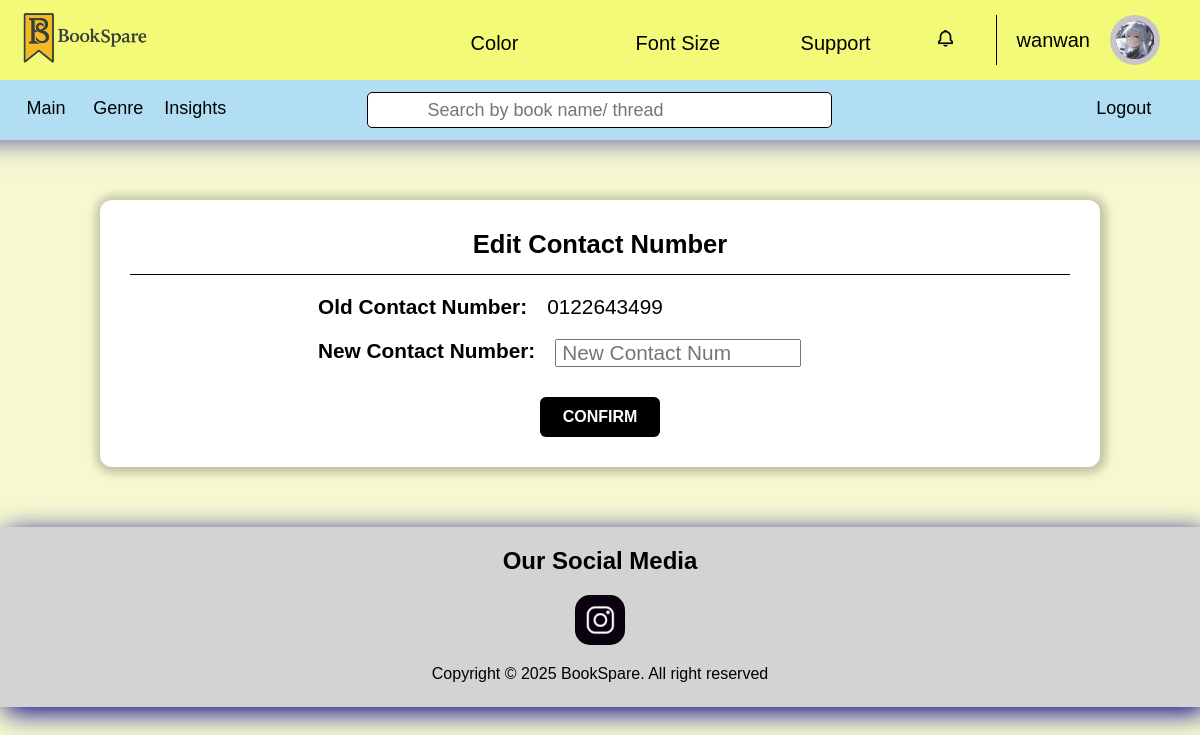
The app's page /profileEdit/editContact.php (signed in) with its own data.
### tables this page shows
CREATE TABLE `reader_user` (
  `readerID` int(11) NOT NULL,
  `username` varchar(30) NOT NULL,
  `email` varchar(70) NOT NULL,
  `phone` varchar(15) NOT NULL,
  `country` varchar(75) NOT NULL,
  `dateOfBirth` date NOT NULL,
  `password` varchar(255) DEFAULT NULL,
  `avatar` varchar(255) DEFAULT NULL
);

### profileEdit/editContact.php (the view, shortened to what this page needs)
<?php
require("../database/database.php");
$username = $_SESSION['username'];
$email = $_SESSION['email'];
$contact = $_SESSION['contact'];
$sql = "SELECT * FROM Reader_User WHERE username = '$username'
OR email = '$email' OR phone = '$contact'";
$runSQL = $conn->query($sql);
$user = $runSQL->fetch_assoc();
$showPHPHandle = ($_SERVER['REQUEST_METHOD'] === "POST");
?>
<!DOCTYPE html>
<html lang="en" data-themeColor="defaultColor" data-fontSize="defaultFontSize">
<head>
</head>
<body>
    <?php include("header.php"); ?>
    <main style="<?php echo $showPHPHandle ? 'display: none;' : 'display: block;'; ?>">
        <div class="edit-container">
            <div class="edit-header">
                <h2
                    style="text-align: center; font-size: 1.6em;">Edit Contact Number
                </h2>
            </div>
            <form class="formEdit" action="<?php echo htmlspecialchars($_SERVER["PHP_SELF"]); ?>" method="post">
                <p>
                    Old Contact Number: <label for="" style="font-weight: normal;"><?php echo $user['phone']; ?></label>
                </p>
                <p>
                    New Contact Number: <label for="" style="font-weight: normal;"><input type="text" placeholder="New Contact Num" id="contact" name="contact" autofocus required></label>
                </p>
                <input type="submit" class="confirm-btn" value="CONFIRM" id="confirmBtn">
            </form>
        </div>
    </main>
</body>
</html>

### profileEdit/header.php (shortened to what this page needs)
<!DOCTYPE html>
<html lang="en" data-themeColor="defaultColor" data-fontSize="defaultFontSize">
<head>
</head>
<body>
    <header>
        <div id="firstHeader">
            <a href="../main.php" id="logo"><img src="../image/logoTitle.png" alt="logo" id="logoImage"></a>
            <nav>
                <div>
                    <span class="colorButton"><label for="color">Color<box-icon name='chevron-down'
                                class="downArrow"></box-icon></label></span>
                </div>
                <div>
                    <span class="fontSizeButton"><label for="fontSize">Font Size<box-icon name='chevron-down'
                                class="downArrow"></box-icon></label></span>
                </div>
                <div>
                    <span class="supportButton"><label for="support">Support<box-icon name='chevron-down'
                                class="downArrow"></box-icon></label></span>
                </div>
                <div>
                    <span class="notificationButton"><label for="notification"><i class='bx  bx-bell' ></i> </label></span>
                </div>
                <div>
                    <span class="profile">
                        <?php echo $user['username']; ?>
                        <a>
                        <?php
                            if ($user['avatar'] == null) {
                                echo $user['username'][0];
                            } else {
                                echo "<img src=../".$user['avatar']." alt='Profile Image'>";
                            }
                        ?>
                        </a>
                    </span>
                </div>
            </nav>
        </div>
        <div id="secondHeader">
            <nav>
                <a href="../main.php"><label for="">Main</label></a>
                <a href="../genre.php"><label for="">Genre</label></a>
                <a href="../barChart.php"><label for="">Insights</label></a>
            </nav>
            <form method="POST" action="../search.php" class="headerForm">
                <box-icon name='search-alt'></box-icon>
                <input type="text" placeholder="Search by book name/ thread" name="search">
            </form>
            <nav>
                <a href="../logout.php"><label for="main">Logout</label></a>
            </nav>
        </div>
    </header>
</body>
</html>

### style.css (style rules this page uses)
:root { --bodyBgColor: #f6f8d0; --firstHeaderBgColor: #f3fa78; --firstHeaderBoxShadow: 1px 1px 30px 53px darkblue; --secondHeaderBgColor: #b1def2; --footerBgColor: lightgray; --footerBoxShadow: 5px 5px 25px 0.5px darkblue; --footerColor: black; --headerAnchor: black; --headerSpan: black; --iconColor: black; --fontSize: 1em; --fontSizeTitle: 1.5em; --navLabelBorderSize: 165px; transition: 0.2s; }
html { font-size: 16px; }
* { box-sizing: border-box; margin: 0; padding: 0; font-size: var(--fontSize); user-select: none; font-family:'Gill Sans', 'Gill Sans MT', Calibri, 'Trebuchet MS', sans-serif }
body { background-color: var(--bodyBgColor); }
header { display: flex; flex-direction: column; user-select: none; top: 0; position: sticky; z-index: 999; }
box-icon { fill: var(--iconColor); }
header #firstHeader { display: flex; justify-content: space-between; padding: 0px 20px; font-size: 20px; background-color: var(--firstHeaderBgColor); box-shadow: var(--firstHeaderBoxShadow); height: 80px; align-items: center; }
header #firstHeader a { width: 130px; color: var(--headerAnchor); }
header #logoImage { width: 100%; }
header nav { width: 70%; margin: 18px 0 18px 10px; align-items: center; }
header #firstHeader nav { display: flex; justify-content: right; }
header #firstHeader nav span { display: inline-block; text-decoration: none; color: var(--headerSpan); padding: 0 20px; width: var(--navLabelBorderSize); }
header #firstHeader span label { cursor: pointer; transition: 0.3s; }
header #firstHeader span .downArrow { margin-left: 10px; width: 20%; }
header #firstHeader span.profile { display: flex; gap: 20px; align-items: center; border-left: 1px solid; cursor: pointer; width: auto; }
header #firstHeader span.profile a { display: inline-flex; height: 50px; width: 50px; border: 6px solid rgb(198, 198, 198); background-color: purple; border-radius: 50px; justify-content: center; align-items: center; color: white; cursor: pointer; }
header #firstHeader span.profile img { display: inline-block; height: 100%; width: 100%; border-radius: 50px; }
header #firstHeader nav span.notificationButton { display: flex; justify-content: center; align-items: center; width: 50px; padding: 0 50px 0 0; }
header #secondHeader { height: 60px; background-color: var(--secondHeaderBgColor); font-size: 18px; display: flex; }
header #secondHeader nav { text-align: left; width: 30%; padding: 0 0 0 10px; }
header #secondHeader nav:nth-child(3) { text-align: right; padding: 0 50px; }
header #secondHeader nav a { text-decoration: none; color: var(--headerAnchor); }
header #secondHeader a label { display: inline-block; width: 20%; text-align: center; cursor: pointer; transition: 0.2s; }
header #secondHeader form.headerForm { border-radius: 5px !important; border: 1px solid !important; margin: 12px 0 !important; width: 39% !important; background-color: white !important; }
header #secondHeader form.headerForm box-icon { display: inline-block !important; margin: 6px 10px !important; fill: black !important; }
header #secondHeader form.headerForm input { vertical-align: top !important; height: 34px !important; width: 88% !important; border: none !important; outline: none !important; padding: 0 10px !important; }
footer { display: flex; flex-direction: column; text-align: center; gap: 20px; height: 220px; background-color: var(--footerBgColor); padding: 20px 0; user-select: none; box-shadow: var(--footerBoxShadow); color: var(--footerColor); }
footer h1 { font-size: var(--fontSizeTitle) }
footer a { margin: 0 auto; background-image: url("image/socialMedia/ig.png"); background-repeat: no-repeat; background-size: contain; width: 70px; height: 70px; border-radius: 20px; transition: 0.3s; }
@media (min-width: 800px) and (max-width: 1250px) { header #firstHeader a { width: 130px; } }
@media (min-width: 800px) and (max-width: 1250px) { header #secondHeader nav a { padding: 0 15px 0 0; } }
@media (min-width: 800px) and (max-width: 1250px) { header #secondHeader a label { width: 15%; } }
@media (min-width: 800px) and (max-width: 1250px) { footer { height: 180px; } }
@media (min-width: 800px) and (max-width: 1250px) { footer a { width: 50px; height: 50px; border-radius: 15px; } }

### records on screen
reader_user: username "wanwan", avatar (picture), phone "0122643499"
